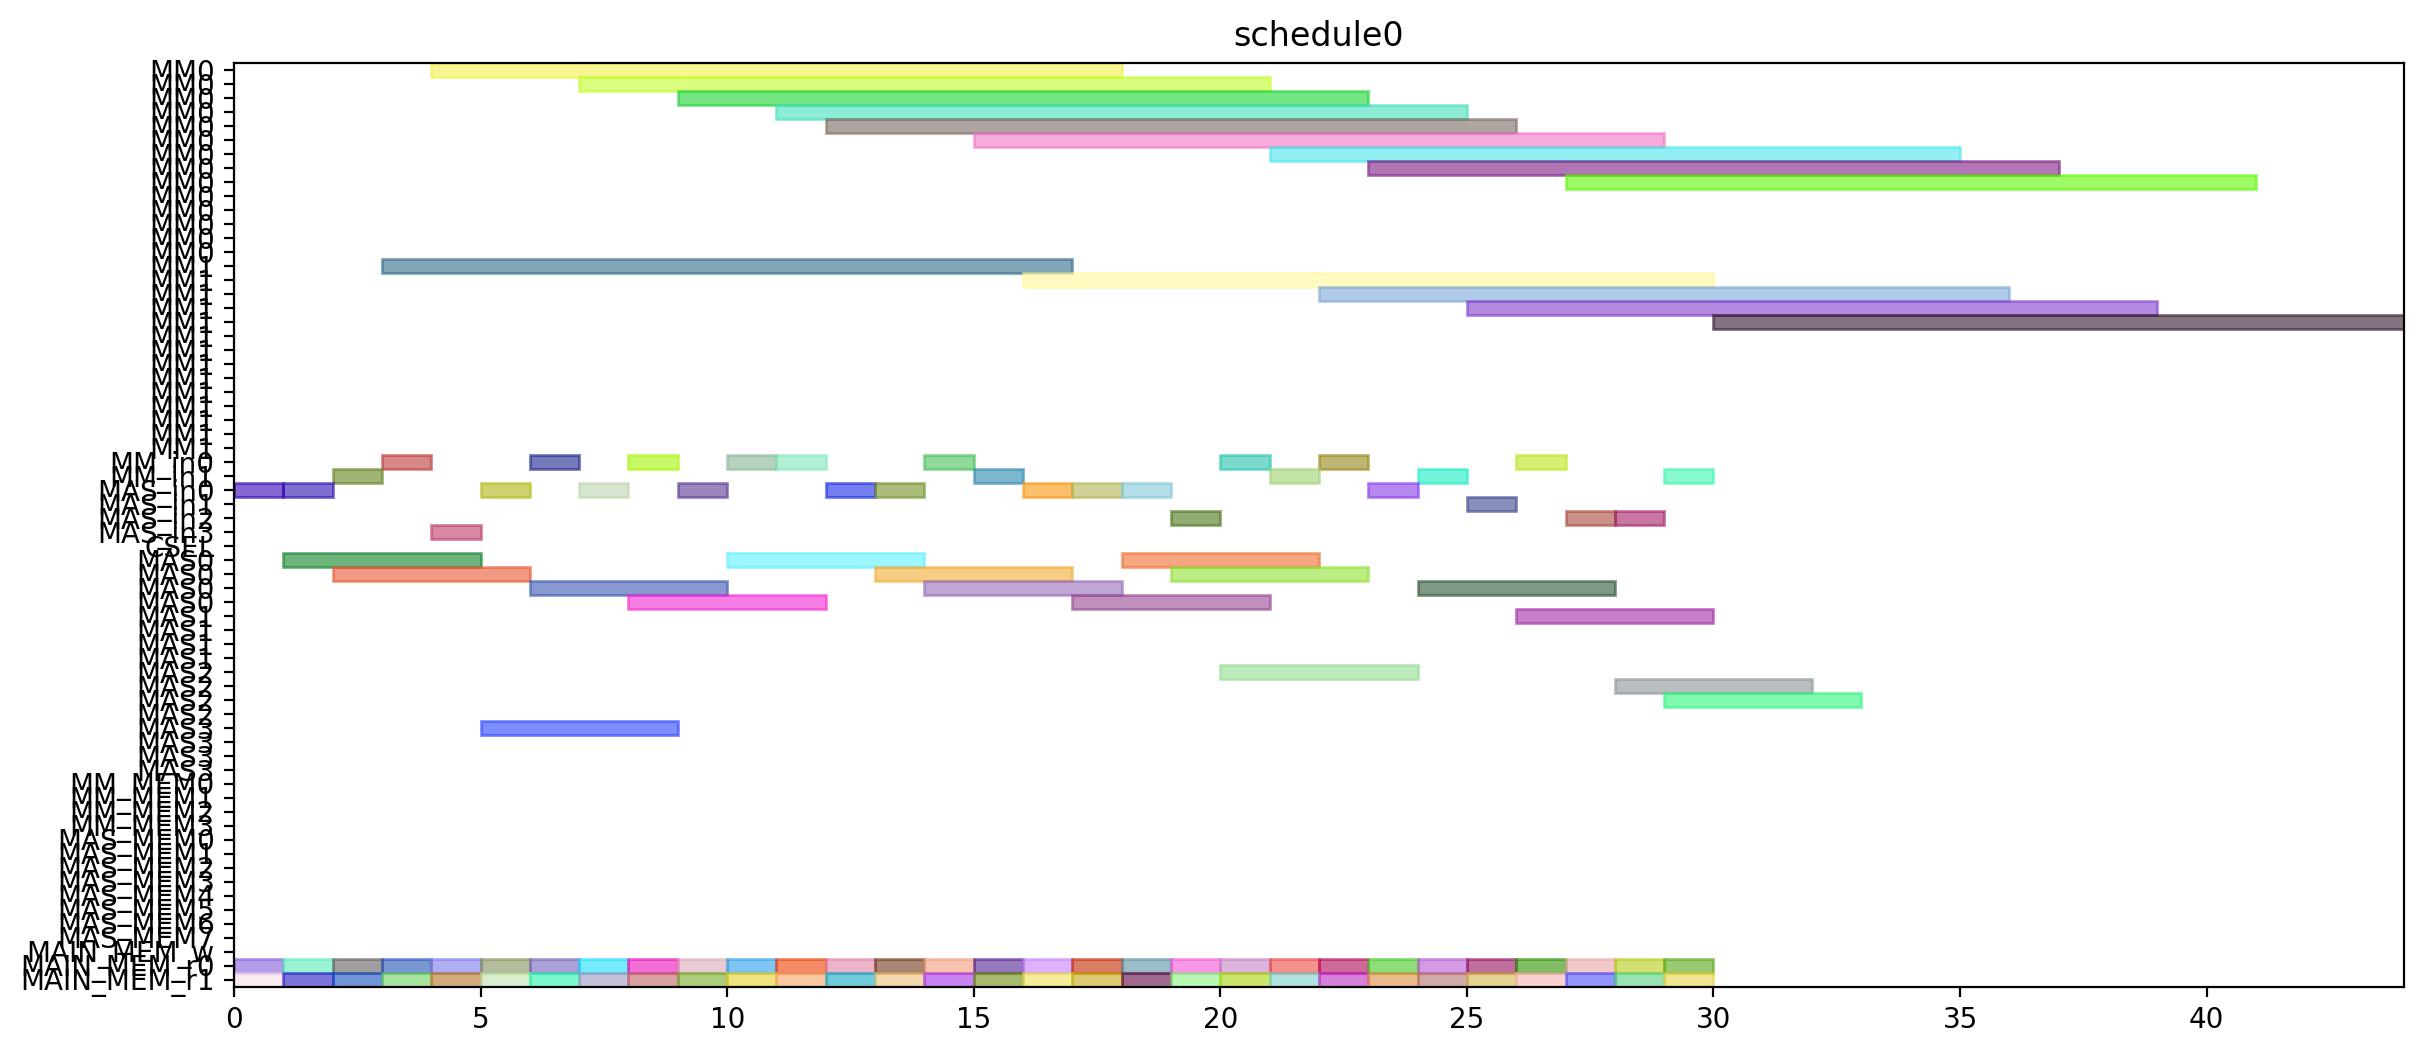

Recreate this plot in Python.
from pyschedule import Scenario, solvers, plotters, alt


def solve():
	horizon = 120
	S = Scenario("schedule0", horizon=horizon)

	# resource
	MM = S.Resources('MM', num=2, size=14)
	MM_in = S.Resources('MM_in', num=2)
	MAS_in = S.Resources('MAS_in', num=4)
	CSEL = S.Resource('CSEL')
	MAS = S.Resources('MAS', num=4, size=4, periods=range(1, horizon))
	MM_MEM = S.Resources('MM_MEM', num=4)
	MAS_MEM = S.Resources('MAS_MEM', num=8)
	MAIN_MEM_w = S.Resource('MAIN_MEM_w', size=1)
	MAIN_MEM_r = S.Resources('MAIN_MEM_r', num=2)

	# result of previous scheduling

	# new tasks
	r1_t0 = S.Task('r1_t0', length=14, delay_cost=1)
	r1_t0 += alt(MM)
	r1_t0_in = S.Task('r1_t0_in', length=1, delay_cost=1)
	r1_t0_in += alt(MM_in)
	S += r1_t0_in*MM_in[0]<=r1_t0*MM[0]
	S += r1_t0_in*MM_in[1]<=r1_t0*MM[1]
	r1_t0_mem0 = S.Task('r1_t0_mem0', length=1, delay_cost=1)
	r1_t0_mem0 += MAIN_MEM_r[0]
	S += r1_t0_mem0 <= r1_t0

	r1_t0_mem1 = S.Task('r1_t0_mem1', length=1, delay_cost=1)
	r1_t0_mem1 += MAIN_MEM_r[1]
	S += r1_t0_mem1 <= r1_t0

	r1_t1 = S.Task('r1_t1', length=14, delay_cost=1)
	r1_t1 += alt(MM)
	r1_t1_in = S.Task('r1_t1_in', length=1, delay_cost=1)
	r1_t1_in += alt(MM_in)
	S += r1_t1_in*MM_in[0]<=r1_t1*MM[0]
	S += r1_t1_in*MM_in[1]<=r1_t1*MM[1]
	r1_t1_mem0 = S.Task('r1_t1_mem0', length=1, delay_cost=1)
	r1_t1_mem0 += MAIN_MEM_r[0]
	S += r1_t1_mem0 <= r1_t1

	r1_t1_mem1 = S.Task('r1_t1_mem1', length=1, delay_cost=1)
	r1_t1_mem1 += MAIN_MEM_r[1]
	S += r1_t1_mem1 <= r1_t1

	r1_t2 = S.Task('r1_t2', length=4, delay_cost=1)
	r1_t2 += alt(MAS)
	r1_t2_in = S.Task('r1_t2_in', length=1, delay_cost=1)
	r1_t2_in += alt(MAS_in)
	S += r1_t2_in*MAS_in[0]<=r1_t2*MAS[0]

	S += r1_t2_in*MAS_in[1]<=r1_t2*MAS[1]

	S += r1_t2_in*MAS_in[2]<=r1_t2*MAS[2]

	S += r1_t2_in*MAS_in[3]<=r1_t2*MAS[3]

	r1_t2_mem0 = S.Task('r1_t2_mem0', length=1, delay_cost=1)
	r1_t2_mem0 += MAIN_MEM_r[0]
	S += r1_t2_mem0 <= r1_t2

	r1_t2_mem1 = S.Task('r1_t2_mem1', length=1, delay_cost=1)
	r1_t2_mem1 += MAIN_MEM_r[1]
	S += r1_t2_mem1 <= r1_t2

	r1_t3 = S.Task('r1_t3', length=4, delay_cost=1)
	r1_t3 += alt(MAS)
	r1_t3_in = S.Task('r1_t3_in', length=1, delay_cost=1)
	r1_t3_in += alt(MAS_in)
	S += r1_t3_in*MAS_in[0]<=r1_t3*MAS[0]

	S += r1_t3_in*MAS_in[1]<=r1_t3*MAS[1]

	S += r1_t3_in*MAS_in[2]<=r1_t3*MAS[2]

	S += r1_t3_in*MAS_in[3]<=r1_t3*MAS[3]

	r1_t3_mem0 = S.Task('r1_t3_mem0', length=1, delay_cost=1)
	r1_t3_mem0 += MAIN_MEM_r[0]
	S += r1_t3_mem0 <= r1_t3

	r1_t3_mem1 = S.Task('r1_t3_mem1', length=1, delay_cost=1)
	r1_t3_mem1 += MAIN_MEM_r[1]
	S += r1_t3_mem1 <= r1_t3

	r3_t0 = S.Task('r3_t0', length=14, delay_cost=1)
	r3_t0 += alt(MM)
	r3_t0_in = S.Task('r3_t0_in', length=1, delay_cost=1)
	r3_t0_in += alt(MM_in)
	S += r3_t0_in*MM_in[0]<=r3_t0*MM[0]
	S += r3_t0_in*MM_in[1]<=r3_t0*MM[1]
	r3_t0_mem0 = S.Task('r3_t0_mem0', length=1, delay_cost=1)
	r3_t0_mem0 += MAIN_MEM_r[0]
	S += r3_t0_mem0 <= r3_t0

	r3_t0_mem1 = S.Task('r3_t0_mem1', length=1, delay_cost=1)
	r3_t0_mem1 += MAIN_MEM_r[1]
	S += r3_t0_mem1 <= r3_t0

	r3_t1 = S.Task('r3_t1', length=14, delay_cost=1)
	r3_t1 += alt(MM)
	r3_t1_in = S.Task('r3_t1_in', length=1, delay_cost=1)
	r3_t1_in += alt(MM_in)
	S += r3_t1_in*MM_in[0]<=r3_t1*MM[0]
	S += r3_t1_in*MM_in[1]<=r3_t1*MM[1]
	r3_t1_mem0 = S.Task('r3_t1_mem0', length=1, delay_cost=1)
	r3_t1_mem0 += MAIN_MEM_r[0]
	S += r3_t1_mem0 <= r3_t1

	r3_t1_mem1 = S.Task('r3_t1_mem1', length=1, delay_cost=1)
	r3_t1_mem1 += MAIN_MEM_r[1]
	S += r3_t1_mem1 <= r3_t1

	r3_t2 = S.Task('r3_t2', length=4, delay_cost=1)
	r3_t2 += alt(MAS)
	r3_t2_in = S.Task('r3_t2_in', length=1, delay_cost=1)
	r3_t2_in += alt(MAS_in)
	S += r3_t2_in*MAS_in[0]<=r3_t2*MAS[0]

	S += r3_t2_in*MAS_in[1]<=r3_t2*MAS[1]

	S += r3_t2_in*MAS_in[2]<=r3_t2*MAS[2]

	S += r3_t2_in*MAS_in[3]<=r3_t2*MAS[3]

	r3_t2_mem0 = S.Task('r3_t2_mem0', length=1, delay_cost=1)
	r3_t2_mem0 += MAIN_MEM_r[0]
	S += r3_t2_mem0 <= r3_t2

	r3_t2_mem1 = S.Task('r3_t2_mem1', length=1, delay_cost=1)
	r3_t2_mem1 += MAIN_MEM_r[1]
	S += r3_t2_mem1 <= r3_t2

	r3_t3 = S.Task('r3_t3', length=4, delay_cost=1)
	r3_t3 += alt(MAS)
	r3_t3_in = S.Task('r3_t3_in', length=1, delay_cost=1)
	r3_t3_in += alt(MAS_in)
	S += r3_t3_in*MAS_in[0]<=r3_t3*MAS[0]

	S += r3_t3_in*MAS_in[1]<=r3_t3*MAS[1]

	S += r3_t3_in*MAS_in[2]<=r3_t3*MAS[2]

	S += r3_t3_in*MAS_in[3]<=r3_t3*MAS[3]

	r3_t3_mem0 = S.Task('r3_t3_mem0', length=1, delay_cost=1)
	r3_t3_mem0 += MAIN_MEM_r[0]
	S += r3_t3_mem0 <= r3_t3

	r3_t3_mem1 = S.Task('r3_t3_mem1', length=1, delay_cost=1)
	r3_t3_mem1 += MAIN_MEM_r[1]
	S += r3_t3_mem1 <= r3_t3

	r4_t0 = S.Task('r4_t0', length=14, delay_cost=1)
	r4_t0 += alt(MM)
	r4_t0_in = S.Task('r4_t0_in', length=1, delay_cost=1)
	r4_t0_in += alt(MM_in)
	S += r4_t0_in*MM_in[0]<=r4_t0*MM[0]
	S += r4_t0_in*MM_in[1]<=r4_t0*MM[1]
	r4_t0_mem0 = S.Task('r4_t0_mem0', length=1, delay_cost=1)
	r4_t0_mem0 += MAIN_MEM_r[0]
	S += r4_t0_mem0 <= r4_t0

	r4_t0_mem1 = S.Task('r4_t0_mem1', length=1, delay_cost=1)
	r4_t0_mem1 += MAIN_MEM_r[1]
	S += r4_t0_mem1 <= r4_t0

	r4_t1 = S.Task('r4_t1', length=14, delay_cost=1)
	r4_t1 += alt(MM)
	r4_t1_in = S.Task('r4_t1_in', length=1, delay_cost=1)
	r4_t1_in += alt(MM_in)
	S += r4_t1_in*MM_in[0]<=r4_t1*MM[0]
	S += r4_t1_in*MM_in[1]<=r4_t1*MM[1]
	r4_t1_mem0 = S.Task('r4_t1_mem0', length=1, delay_cost=1)
	r4_t1_mem0 += MAIN_MEM_r[0]
	S += r4_t1_mem0 <= r4_t1

	r4_t1_mem1 = S.Task('r4_t1_mem1', length=1, delay_cost=1)
	r4_t1_mem1 += MAIN_MEM_r[1]
	S += r4_t1_mem1 <= r4_t1

	r4_t2 = S.Task('r4_t2', length=4, delay_cost=1)
	r4_t2 += alt(MAS)
	r4_t2_in = S.Task('r4_t2_in', length=1, delay_cost=1)
	r4_t2_in += alt(MAS_in)
	S += r4_t2_in*MAS_in[0]<=r4_t2*MAS[0]

	S += r4_t2_in*MAS_in[1]<=r4_t2*MAS[1]

	S += r4_t2_in*MAS_in[2]<=r4_t2*MAS[2]

	S += r4_t2_in*MAS_in[3]<=r4_t2*MAS[3]

	r4_t2_mem0 = S.Task('r4_t2_mem0', length=1, delay_cost=1)
	r4_t2_mem0 += MAIN_MEM_r[0]
	S += r4_t2_mem0 <= r4_t2

	r4_t2_mem1 = S.Task('r4_t2_mem1', length=1, delay_cost=1)
	r4_t2_mem1 += MAIN_MEM_r[1]
	S += r4_t2_mem1 <= r4_t2

	r4_t3 = S.Task('r4_t3', length=4, delay_cost=1)
	r4_t3 += alt(MAS)
	r4_t3_in = S.Task('r4_t3_in', length=1, delay_cost=1)
	r4_t3_in += alt(MAS_in)
	S += r4_t3_in*MAS_in[0]<=r4_t3*MAS[0]

	S += r4_t3_in*MAS_in[1]<=r4_t3*MAS[1]

	S += r4_t3_in*MAS_in[2]<=r4_t3*MAS[2]

	S += r4_t3_in*MAS_in[3]<=r4_t3*MAS[3]

	r4_t3_mem0 = S.Task('r4_t3_mem0', length=1, delay_cost=1)
	r4_t3_mem0 += MAIN_MEM_r[0]
	S += r4_t3_mem0 <= r4_t3

	r4_t3_mem1 = S.Task('r4_t3_mem1', length=1, delay_cost=1)
	r4_t3_mem1 += MAIN_MEM_r[1]
	S += r4_t3_mem1 <= r4_t3

	r5_t0 = S.Task('r5_t0', length=14, delay_cost=1)
	r5_t0 += alt(MM)
	r5_t0_in = S.Task('r5_t0_in', length=1, delay_cost=1)
	r5_t0_in += alt(MM_in)
	S += r5_t0_in*MM_in[0]<=r5_t0*MM[0]
	S += r5_t0_in*MM_in[1]<=r5_t0*MM[1]
	r5_t0_mem0 = S.Task('r5_t0_mem0', length=1, delay_cost=1)
	r5_t0_mem0 += MAIN_MEM_r[0]
	S += r5_t0_mem0 <= r5_t0

	r5_t0_mem1 = S.Task('r5_t0_mem1', length=1, delay_cost=1)
	r5_t0_mem1 += MAIN_MEM_r[1]
	S += r5_t0_mem1 <= r5_t0

	r5_t1 = S.Task('r5_t1', length=14, delay_cost=1)
	r5_t1 += alt(MM)
	r5_t1_in = S.Task('r5_t1_in', length=1, delay_cost=1)
	r5_t1_in += alt(MM_in)
	S += r5_t1_in*MM_in[0]<=r5_t1*MM[0]
	S += r5_t1_in*MM_in[1]<=r5_t1*MM[1]
	r5_t1_mem0 = S.Task('r5_t1_mem0', length=1, delay_cost=1)
	r5_t1_mem0 += MAIN_MEM_r[0]
	S += r5_t1_mem0 <= r5_t1

	r5_t1_mem1 = S.Task('r5_t1_mem1', length=1, delay_cost=1)
	r5_t1_mem1 += MAIN_MEM_r[1]
	S += r5_t1_mem1 <= r5_t1

	r5_t2 = S.Task('r5_t2', length=4, delay_cost=1)
	r5_t2 += alt(MAS)
	r5_t2_in = S.Task('r5_t2_in', length=1, delay_cost=1)
	r5_t2_in += alt(MAS_in)
	S += r5_t2_in*MAS_in[0]<=r5_t2*MAS[0]

	S += r5_t2_in*MAS_in[1]<=r5_t2*MAS[1]

	S += r5_t2_in*MAS_in[2]<=r5_t2*MAS[2]

	S += r5_t2_in*MAS_in[3]<=r5_t2*MAS[3]

	r5_t2_mem0 = S.Task('r5_t2_mem0', length=1, delay_cost=1)
	r5_t2_mem0 += MAIN_MEM_r[0]
	S += r5_t2_mem0 <= r5_t2

	r5_t2_mem1 = S.Task('r5_t2_mem1', length=1, delay_cost=1)
	r5_t2_mem1 += MAIN_MEM_r[1]
	S += r5_t2_mem1 <= r5_t2

	r5_t3 = S.Task('r5_t3', length=4, delay_cost=1)
	r5_t3 += alt(MAS)
	r5_t3_in = S.Task('r5_t3_in', length=1, delay_cost=1)
	r5_t3_in += alt(MAS_in)
	S += r5_t3_in*MAS_in[0]<=r5_t3*MAS[0]

	S += r5_t3_in*MAS_in[1]<=r5_t3*MAS[1]

	S += r5_t3_in*MAS_in[2]<=r5_t3*MAS[2]

	S += r5_t3_in*MAS_in[3]<=r5_t3*MAS[3]

	r5_t3_mem0 = S.Task('r5_t3_mem0', length=1, delay_cost=1)
	r5_t3_mem0 += MAIN_MEM_r[0]
	S += r5_t3_mem0 <= r5_t3

	r5_t3_mem1 = S.Task('r5_t3_mem1', length=1, delay_cost=1)
	r5_t3_mem1 += MAIN_MEM_r[1]
	S += r5_t3_mem1 <= r5_t3

	r6_t0 = S.Task('r6_t0', length=14, delay_cost=1)
	r6_t0 += alt(MM)
	r6_t0_in = S.Task('r6_t0_in', length=1, delay_cost=1)
	r6_t0_in += alt(MM_in)
	S += r6_t0_in*MM_in[0]<=r6_t0*MM[0]
	S += r6_t0_in*MM_in[1]<=r6_t0*MM[1]
	r6_t0_mem0 = S.Task('r6_t0_mem0', length=1, delay_cost=1)
	r6_t0_mem0 += MAIN_MEM_r[0]
	S += r6_t0_mem0 <= r6_t0

	r6_t0_mem1 = S.Task('r6_t0_mem1', length=1, delay_cost=1)
	r6_t0_mem1 += MAIN_MEM_r[1]
	S += r6_t0_mem1 <= r6_t0

	r6_t1 = S.Task('r6_t1', length=14, delay_cost=1)
	r6_t1 += alt(MM)
	r6_t1_in = S.Task('r6_t1_in', length=1, delay_cost=1)
	r6_t1_in += alt(MM_in)
	S += r6_t1_in*MM_in[0]<=r6_t1*MM[0]
	S += r6_t1_in*MM_in[1]<=r6_t1*MM[1]
	r6_t1_mem0 = S.Task('r6_t1_mem0', length=1, delay_cost=1)
	r6_t1_mem0 += MAIN_MEM_r[0]
	S += r6_t1_mem0 <= r6_t1

	r6_t1_mem1 = S.Task('r6_t1_mem1', length=1, delay_cost=1)
	r6_t1_mem1 += MAIN_MEM_r[1]
	S += r6_t1_mem1 <= r6_t1

	r6_t2 = S.Task('r6_t2', length=4, delay_cost=1)
	r6_t2 += alt(MAS)
	r6_t2_in = S.Task('r6_t2_in', length=1, delay_cost=1)
	r6_t2_in += alt(MAS_in)
	S += r6_t2_in*MAS_in[0]<=r6_t2*MAS[0]

	S += r6_t2_in*MAS_in[1]<=r6_t2*MAS[1]

	S += r6_t2_in*MAS_in[2]<=r6_t2*MAS[2]

	S += r6_t2_in*MAS_in[3]<=r6_t2*MAS[3]

	r6_t2_mem0 = S.Task('r6_t2_mem0', length=1, delay_cost=1)
	r6_t2_mem0 += MAIN_MEM_r[0]
	S += r6_t2_mem0 <= r6_t2

	r6_t2_mem1 = S.Task('r6_t2_mem1', length=1, delay_cost=1)
	r6_t2_mem1 += MAIN_MEM_r[1]
	S += r6_t2_mem1 <= r6_t2

	r6_t3 = S.Task('r6_t3', length=4, delay_cost=1)
	r6_t3 += alt(MAS)
	r6_t3_in = S.Task('r6_t3_in', length=1, delay_cost=1)
	r6_t3_in += alt(MAS_in)
	S += r6_t3_in*MAS_in[0]<=r6_t3*MAS[0]

	S += r6_t3_in*MAS_in[1]<=r6_t3*MAS[1]

	S += r6_t3_in*MAS_in[2]<=r6_t3*MAS[2]

	S += r6_t3_in*MAS_in[3]<=r6_t3*MAS[3]

	r6_t3_mem0 = S.Task('r6_t3_mem0', length=1, delay_cost=1)
	r6_t3_mem0 += MAIN_MEM_r[0]
	S += r6_t3_mem0 <= r6_t3

	r6_t3_mem1 = S.Task('r6_t3_mem1', length=1, delay_cost=1)
	r6_t3_mem1 += MAIN_MEM_r[1]
	S += r6_t3_mem1 <= r6_t3

	r9_t2 = S.Task('r9_t2', length=4, delay_cost=1)
	r9_t2 += alt(MAS)
	r9_t2_in = S.Task('r9_t2_in', length=1, delay_cost=1)
	r9_t2_in += alt(MAS_in)
	S += r9_t2_in*MAS_in[0]<=r9_t2*MAS[0]

	S += r9_t2_in*MAS_in[1]<=r9_t2*MAS[1]

	S += r9_t2_in*MAS_in[2]<=r9_t2*MAS[2]

	S += r9_t2_in*MAS_in[3]<=r9_t2*MAS[3]

	r9_t2_mem0 = S.Task('r9_t2_mem0', length=1, delay_cost=1)
	r9_t2_mem0 += MAIN_MEM_r[0]
	S += r9_t2_mem0 <= r9_t2

	r9_t2_mem1 = S.Task('r9_t2_mem1', length=1, delay_cost=1)
	r9_t2_mem1 += MAIN_MEM_r[1]
	S += r9_t2_mem1 <= r9_t2

	r12_t0 = S.Task('r12_t0', length=14, delay_cost=1)
	r12_t0 += alt(MM)
	r12_t0_in = S.Task('r12_t0_in', length=1, delay_cost=1)
	r12_t0_in += alt(MM_in)
	S += r12_t0_in*MM_in[0]<=r12_t0*MM[0]
	S += r12_t0_in*MM_in[1]<=r12_t0*MM[1]
	r12_t0_mem0 = S.Task('r12_t0_mem0', length=1, delay_cost=1)
	r12_t0_mem0 += MAIN_MEM_r[0]
	S += r12_t0_mem0 <= r12_t0

	r12_t0_mem1 = S.Task('r12_t0_mem1', length=1, delay_cost=1)
	r12_t0_mem1 += MAIN_MEM_r[1]
	S += r12_t0_mem1 <= r12_t0

	r12_t1 = S.Task('r12_t1', length=14, delay_cost=1)
	r12_t1 += alt(MM)
	r12_t1_in = S.Task('r12_t1_in', length=1, delay_cost=1)
	r12_t1_in += alt(MM_in)
	S += r12_t1_in*MM_in[0]<=r12_t1*MM[0]
	S += r12_t1_in*MM_in[1]<=r12_t1*MM[1]
	r12_t1_mem0 = S.Task('r12_t1_mem0', length=1, delay_cost=1)
	r12_t1_mem0 += MAIN_MEM_r[0]
	S += r12_t1_mem0 <= r12_t1

	r12_t1_mem1 = S.Task('r12_t1_mem1', length=1, delay_cost=1)
	r12_t1_mem1 += MAIN_MEM_r[1]
	S += r12_t1_mem1 <= r12_t1

	r12_t2 = S.Task('r12_t2', length=4, delay_cost=1)
	r12_t2 += alt(MAS)
	r12_t2_in = S.Task('r12_t2_in', length=1, delay_cost=1)
	r12_t2_in += alt(MAS_in)
	S += r12_t2_in*MAS_in[0]<=r12_t2*MAS[0]

	S += r12_t2_in*MAS_in[1]<=r12_t2*MAS[1]

	S += r12_t2_in*MAS_in[2]<=r12_t2*MAS[2]

	S += r12_t2_in*MAS_in[3]<=r12_t2*MAS[3]

	r12_t2_mem0 = S.Task('r12_t2_mem0', length=1, delay_cost=1)
	r12_t2_mem0 += MAIN_MEM_r[0]
	S += r12_t2_mem0 <= r12_t2

	r12_t2_mem1 = S.Task('r12_t2_mem1', length=1, delay_cost=1)
	r12_t2_mem1 += MAIN_MEM_r[1]
	S += r12_t2_mem1 <= r12_t2

	r12_t3 = S.Task('r12_t3', length=4, delay_cost=1)
	r12_t3 += alt(MAS)
	r12_t3_in = S.Task('r12_t3_in', length=1, delay_cost=1)
	r12_t3_in += alt(MAS_in)
	S += r12_t3_in*MAS_in[0]<=r12_t3*MAS[0]

	S += r12_t3_in*MAS_in[1]<=r12_t3*MAS[1]

	S += r12_t3_in*MAS_in[2]<=r12_t3*MAS[2]

	S += r12_t3_in*MAS_in[3]<=r12_t3*MAS[3]

	r12_t3_mem0 = S.Task('r12_t3_mem0', length=1, delay_cost=1)
	r12_t3_mem0 += MAIN_MEM_r[0]
	S += r12_t3_mem0 <= r12_t3

	r12_t3_mem1 = S.Task('r12_t3_mem1', length=1, delay_cost=1)
	r12_t3_mem1 += MAIN_MEM_r[1]
	S += r12_t3_mem1 <= r12_t3

	r13_t0 = S.Task('r13_t0', length=14, delay_cost=1)
	r13_t0 += alt(MM)
	r13_t0_in = S.Task('r13_t0_in', length=1, delay_cost=1)
	r13_t0_in += alt(MM_in)
	S += r13_t0_in*MM_in[0]<=r13_t0*MM[0]
	S += r13_t0_in*MM_in[1]<=r13_t0*MM[1]
	r13_t0_mem0 = S.Task('r13_t0_mem0', length=1, delay_cost=1)
	r13_t0_mem0 += MAIN_MEM_r[0]
	S += r13_t0_mem0 <= r13_t0

	r13_t0_mem1 = S.Task('r13_t0_mem1', length=1, delay_cost=1)
	r13_t0_mem1 += MAIN_MEM_r[1]
	S += r13_t0_mem1 <= r13_t0

	r13_t1 = S.Task('r13_t1', length=14, delay_cost=1)
	r13_t1 += alt(MM)
	r13_t1_in = S.Task('r13_t1_in', length=1, delay_cost=1)
	r13_t1_in += alt(MM_in)
	S += r13_t1_in*MM_in[0]<=r13_t1*MM[0]
	S += r13_t1_in*MM_in[1]<=r13_t1*MM[1]
	r13_t1_mem0 = S.Task('r13_t1_mem0', length=1, delay_cost=1)
	r13_t1_mem0 += MAIN_MEM_r[0]
	S += r13_t1_mem0 <= r13_t1

	r13_t1_mem1 = S.Task('r13_t1_mem1', length=1, delay_cost=1)
	r13_t1_mem1 += MAIN_MEM_r[1]
	S += r13_t1_mem1 <= r13_t1

	r13_t2 = S.Task('r13_t2', length=4, delay_cost=1)
	r13_t2 += alt(MAS)
	r13_t2_in = S.Task('r13_t2_in', length=1, delay_cost=1)
	r13_t2_in += alt(MAS_in)
	S += r13_t2_in*MAS_in[0]<=r13_t2*MAS[0]

	S += r13_t2_in*MAS_in[1]<=r13_t2*MAS[1]

	S += r13_t2_in*MAS_in[2]<=r13_t2*MAS[2]

	S += r13_t2_in*MAS_in[3]<=r13_t2*MAS[3]

	r13_t2_mem0 = S.Task('r13_t2_mem0', length=1, delay_cost=1)
	r13_t2_mem0 += MAIN_MEM_r[0]
	S += r13_t2_mem0 <= r13_t2

	r13_t2_mem1 = S.Task('r13_t2_mem1', length=1, delay_cost=1)
	r13_t2_mem1 += MAIN_MEM_r[1]
	S += r13_t2_mem1 <= r13_t2

	r13_t3 = S.Task('r13_t3', length=4, delay_cost=1)
	r13_t3 += alt(MAS)
	r13_t3_in = S.Task('r13_t3_in', length=1, delay_cost=1)
	r13_t3_in += alt(MAS_in)
	S += r13_t3_in*MAS_in[0]<=r13_t3*MAS[0]

	S += r13_t3_in*MAS_in[1]<=r13_t3*MAS[1]

	S += r13_t3_in*MAS_in[2]<=r13_t3*MAS[2]

	S += r13_t3_in*MAS_in[3]<=r13_t3*MAS[3]

	r13_t3_mem0 = S.Task('r13_t3_mem0', length=1, delay_cost=1)
	r13_t3_mem0 += MAIN_MEM_r[0]
	S += r13_t3_mem0 <= r13_t3

	r13_t3_mem1 = S.Task('r13_t3_mem1', length=1, delay_cost=1)
	r13_t3_mem1 += MAIN_MEM_r[1]
	S += r13_t3_mem1 <= r13_t3

	r16_t3 = S.Task('r16_t3', length=4, delay_cost=1)
	r16_t3 += alt(MAS)
	r16_t3_in = S.Task('r16_t3_in', length=1, delay_cost=1)
	r16_t3_in += alt(MAS_in)
	S += r16_t3_in*MAS_in[0]<=r16_t3*MAS[0]

	S += r16_t3_in*MAS_in[1]<=r16_t3*MAS[1]

	S += r16_t3_in*MAS_in[2]<=r16_t3*MAS[2]

	S += r16_t3_in*MAS_in[3]<=r16_t3*MAS[3]

	r16_t3_mem0 = S.Task('r16_t3_mem0', length=1, delay_cost=1)
	r16_t3_mem0 += MAIN_MEM_r[0]
	S += r16_t3_mem0 <= r16_t3

	r16_t3_mem1 = S.Task('r16_t3_mem1', length=1, delay_cost=1)
	r16_t3_mem1 += MAIN_MEM_r[1]
	S += r16_t3_mem1 <= r16_t3

	solvers.mip.solve(S,msg=1,kind='CPLEX',ratio_gap=1.01)

	solution = [['hoge']*len(S.solution()[1]) for i in range(len(S.solution()))]
	for i in range(len(S.solution())):
		for j in range(len(S.solution()[i])):
			solution[i][j]=str(S.solution()[i][j])
	print(solution)

	cycles = int(solution[-1][3])

	pic_file_name = "/mnt/rose/usr1/fukuda/ABE/multiRAM_multiMAS_16mux/scheduling_result/stage14MM2_stage4MAS4/EP2_YRECOVER/schedule0.png"
	if(S.solution() != []):
		plotters.matplotlib.plot(S,img_filename=pic_file_name, show_task_labels=False, fig_size=(cycles*0.25+3, 6))

	return solution
